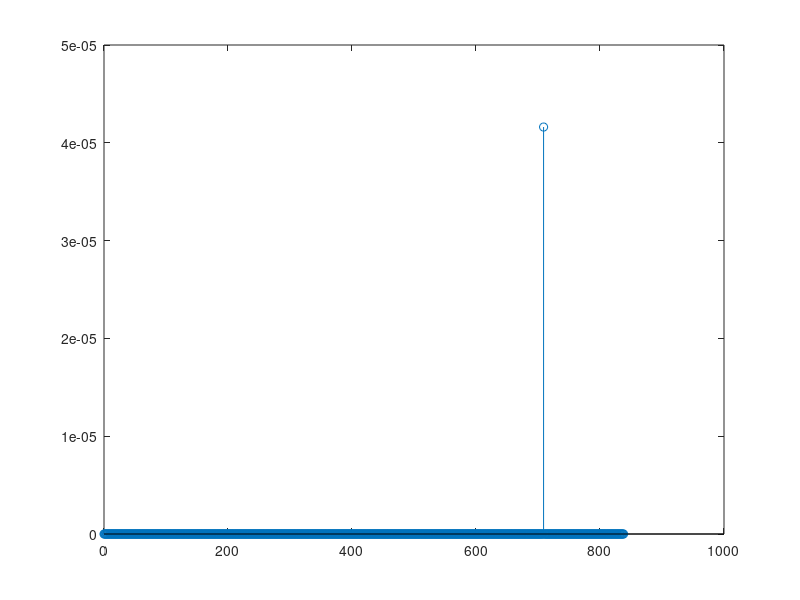

Write the MATLAB code that produced this figure.
clear all;clc;close all;

% ------- Definitions -------
u = 129;
Nzc = 839;
NIFFT = 2048;
NIDFT = 24576;
NSUBFRAME = 30720;
Ncp = 3168;
NG = 2976;
v = [10];
Ncs = 13;

K = 1; % Number of Tranmitters, i.e., UEs or number of single-antenna terminals.

prach_offset = 10;

signal = complex(0,0)*zeros(1,NIFFT);
xuv = complex(0,0)*zeros(1,Nzc);

preambles = complex(zeros(K,NSUBFRAME),zeros(K,NSUBFRAME));

show_figures = false;

% ------- Generate Root Zadoff-Chu sequence. -------
n = [0:1:(Nzc-1)];
xu_root = exp(-1i*(pi*u.*n.*(n+1))./Nzc);

%% ****************************** PRACH Transmission ******************************
for i=1:1:K
    
    % ------- Apply Cyclic Shift to Root Zadoff-Chu sequence. -------
    Cv = v(i)*Ncs;
    xuv = xu_root(mod((n+Cv),Nzc)+1);
    
    % ------- Apply DFT to the Preamble. -------
    Xuv = (1/sqrt(Nzc))*fft(xuv,Nzc);
    
    % ------- Subcarrier Mapping. -------
    bb_signal = [complex(zeros(1,prach_offset),zeros(1,prach_offset)), Xuv, complex(zeros(1,NIDFT-prach_offset-Nzc),zeros(1,NIDFT-prach_offset-Nzc))];
    
    % ------- Apply IDFT to the Baseband Signal. -------
    prach = (NIDFT/sqrt(Nzc))*ifft(bb_signal,NIDFT);
    
    % ------- Add CP. -------
    prach_cp = [prach(NIDFT-Ncp+1:NIDFT), prach];
    
    % ------- Add Guard-time (GT) interval. -------
    y = [prach_cp, zeros(1,NG)];
    
    if(show_figures)
        figure(4);
        stem(0:1:NIDFT-1,abs(fft(y(Ncp+1:NIDFT+Ncp),NIDFT)));
        title('Transmitted PRACH signal.');
    end
    
    preambles(i,:) = y;
      
end

% % Make sure the preamble has unit variance.
% std_dev_vector = (sqrt(diag((preambles*preambles')/(NSUBFRAME))));
% std_dev_matrix = diag(1./std_dev_vector);
% preambles = std_dev_matrix*preambles;
% 
% var(preambles)

%% *************************** Multipath Rayleigh Channel ***************************
delay_zcorr1 = 1;
delay1 = delay_zcorr1*30;

delay_zcorr2 = 10;
delay2 = delay_zcorr2*30;

h110 = 0.5 + 1i*0.8;
h111 = 0.2 + 1i*0.2;
h112 = 0.7 + 1i*0.3;
% 
% energy = (abs(h110).^2 + abs(h111).^2 + abs(h112).^2) / 3;
% normalization_factor = 1/sqrt(energy);
% 
% h110 = h110*normalization_factor;
% h111 = h111*normalization_factor;
% h112 = h112*normalization_factor;
% 
% energy = (abs(h110).^2 + abs(h111).^2 + abs(h112).^2) / 3;
% 
% if(delay1 > 0 || delay2 > 0)
%     preambles_delayed1 = [complex(zeros(1,delay1),zeros(1,delay1)), preambles(1,1:end-delay1)];
%     preambles_delayed2 = [complex(zeros(1,delay2),zeros(1,delay2)), preambles(1,1:end-delay2)]; 
%     y_channel = (h110*preambles + h111*preambles_delayed1 + h112*preambles_delayed2);
% else
%     y_channel = h110*preambles;
% end

% preambles_delayed = [complex(zeros(1,delay),zeros(1,delay)), preambles(1,1:end-delay)]; 
% y_channel = preambles_delayed;%h110*preambles_delayed;

y_channel = preambles;

%% ****************************** PRACH Reception ******************************

% ------- CP and GT Removal. -------
rec_signal = y_channel(Ncp+1:NIDFT+Ncp);

if(show_figures)
    figure(5);
    stem(0:1:NIDFT-1,abs(fft(rec_signal,NIDFT)));
    title('Received base-band signal');
end

% ------- Apply DFT to received signal. -------
rec_fft = (1/sqrt(NIDFT))*fft(rec_signal,NIDFT);

% ------- Sub-carrier de-mapping. -------
rec_Xuv = rec_fft(prach_offset+1:prach_offset+Nzc);

% ------- Apply DFT to Root Zadoff-Chu sequence. -------
Xu_root = (1/sqrt(Nzc))*fft(xu_root, Nzc);

% ------- Multiply Local Zadoff-Chu root sequence by received sequence. -------
conj_Xu_root = conj(Xu_root);
multiplied_sequences = (rec_Xuv.*conj_Xu_root);

% ------- Squared modulus used for peak detection. -------
NIFFT_CORR = 839;
pdp_freq = ifft(multiplied_sequences,NIFFT_CORR)/Nzc;

var_pdp_freq = var(pdp_freq);

pdp_freq_adjusted = pdp_freq;

%--------------------------------------------------------------------------
PDP_ADJUST_FACTOR_0 = 1; % delay 0
PDP_ADJUST_FACTOR_1 = 0.989338652615384 + 0.152095818347174i; % delay 1
PDP_ADJUST_FACTOR_2 = 0.957498745916891 + 0.301528270811912i; % delay 2
PDP_ADJUST_FACTOR_3 = 0.904911629047376 + 0.445660126688108i; % delay 3
PDP_ADJUST_FACTOR_10 = 0.050047412688511 + 1.101839958815881i; % delay 10
PDP_ADJUST_FACTOR_13 = -0.473961715008805 + 1.083869828182508i; % delay 13

pdp_freq_adjusted(710) = pdp_freq_adjusted(710);
if(delay1 > 0)
    pdp_freq_adjusted(710+delay_zcorr1) = (PDP_ADJUST_FACTOR_1)*pdp_freq_adjusted(710+delay_zcorr1);
end

if(delay2 > 0)
    pdp_freq_adjusted(710+delay_zcorr2) = (PDP_ADJUST_FACTOR_10)*pdp_freq_adjusted(710+delay_zcorr2);
end

pdp = abs(pdp_freq_adjusted).^2;

stem(0:1:NIFFT_CORR-1,pdp)
%stem(0:1:NIFFT_CORR-1,pdp_freq_adjusted)

h110
h111
h112
pdp_freq_adjusted(710)
pdp_freq_adjusted(710+delay_zcorr1)
pdp_freq_adjusted(710+delay_zcorr2)

